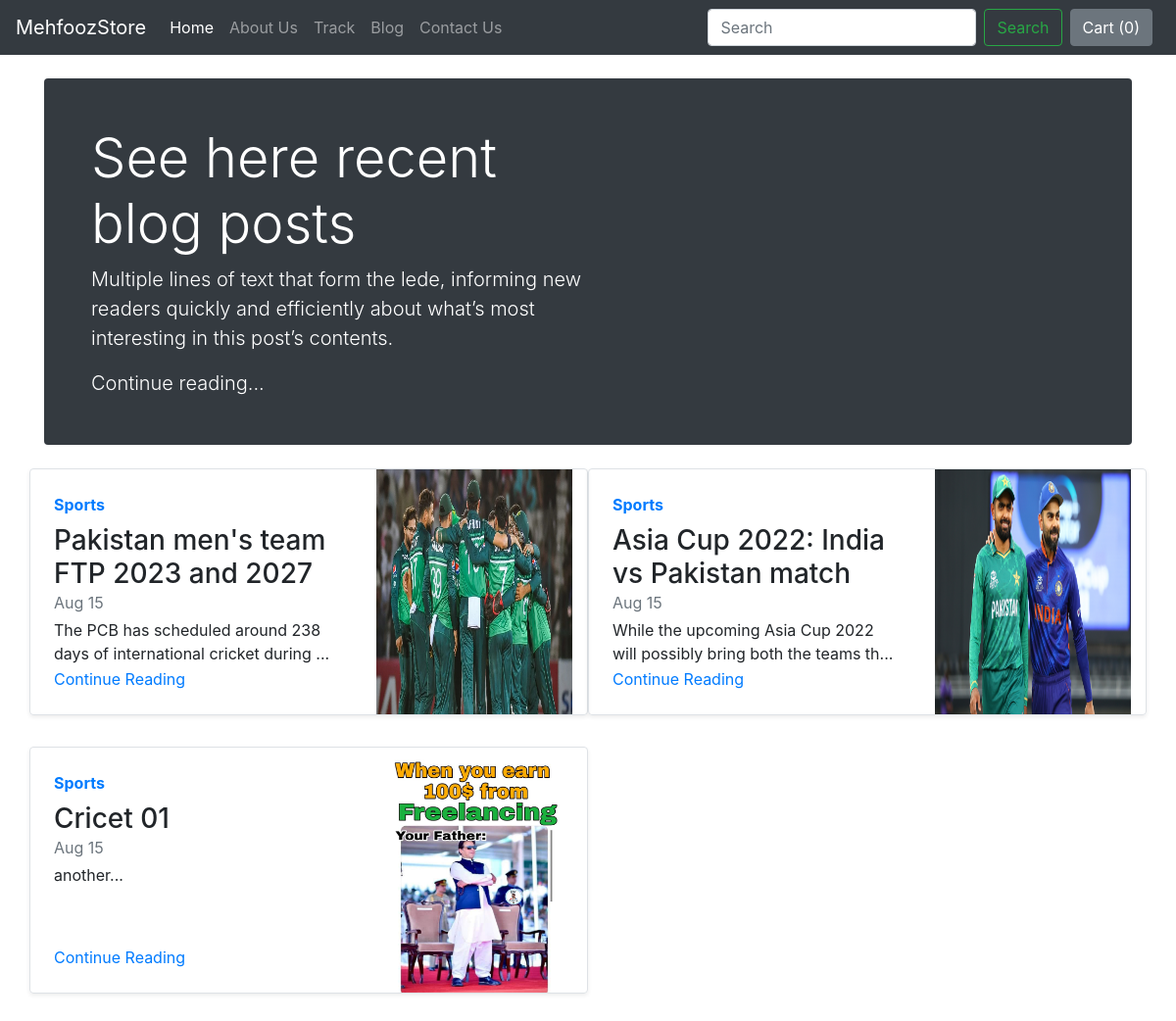
Screenshot of /blog/ with the database file from the repository.
### blog/models.py (models this page shows, shortened)
class Blogpost(models.Model):
    post_id = models.AutoField(primary_key=True)
    title = models.CharField(max_length=100)
    head0 = models.CharField(max_length=500, default='')
    content0 = models.CharField(max_length=5000, default='')
    head1 = models.CharField(max_length=500, default='')
    content1 = models.CharField(max_length=5000, default='')
    head3 = models.CharField(max_length=500, default='')
    content3 = models.CharField(max_length=5000, default='')
    pub_date = models.DateField()
    thumbnail = models.ImageField(upload_to='shop/image', default='')

### blog/views.py (the view)
# urls.py: path('', views.index, name='BlogHome'),
def index(request):
    mypost = Blogpost.objects.all()
    return render(request, 'blog/index.html', {'mypost':mypost})

### blog/templates/blog/index.html (shortened to what this page needs)
{% extends 'blog/basic.html' %}
{% block body %}
    <div class="container mt-4">
      <div class="p-4 p-md-5 mb-4 text-white rounded bg-dark m-0">
        <div class="col-md-6 px-0">
          <h1 class="display-4 fst-italic">See here recent blog posts</h1>
          <p class="lead">Multiple lines of text that form the lede, informing new readers quickly and efficiently about what’s most interesting in this post’s contents.</p>
          <p class="lead mb-0"><a href="#" class="text-white fw-bold">Continue reading...</a></p>
        </div>
      </div>
    </div>
    <div class="container mt-3">
        <div class="row mb-2">
          {% for item in mypost %}
              <div class="col-md-6">
                <div class="row g-0 border rounded overflow-hidden flex-md-row mb-4 shadow-sm h-md-250 position-relative">
                  <div class="col p-4 d-flex flex-column position-static">
                    <strong class="d-inline-block mb-2 text-primary">Sports</strong>
                    <h3 class="mb-0">{{item.title}}</h3>
                    <div class="mb-1 text-muted">Aug 15</div>
                    <p class="card-text mb-auto">{{item.content0|slice:'0:70'}}...</p>
                    <a href="/blog/blogpost/{{item.post_id}}" class="stretched-link" id="qv{{i.id}}" >Continue Reading</a>
                  </div>
                  <div class="col-auto d-none d-lg-block">
                    <img src='/media/{{item.thumbnail}}' class="bd-placeholder-img" width="200" height="250" role="img" aria-label="Placeholder: Thumbnail"></img>
                  </div>
                </div>
              </div>
              {% if forloop.counter|divisibleby:2 %}
          </div>
            <div class="row my-2">
              {% endif %}
      {% endfor %}
    </div>
{% endblock body %}

### rows the page displays
Blogpost: title "Pakistan men's team FTP 2023 and 2027", content0 "The PCB has scheduled around 238 days of international cricket during", thumbnail (picture)
Blogpost: title "Asia Cup 2022: India vs Pakistan match", content0 "While the upcoming Asia Cup 2022 will possibly bring both the teams th", thumbnail (picture)
Blogpost: title "Cricet 01", content0 "another", thumbnail (picture)
